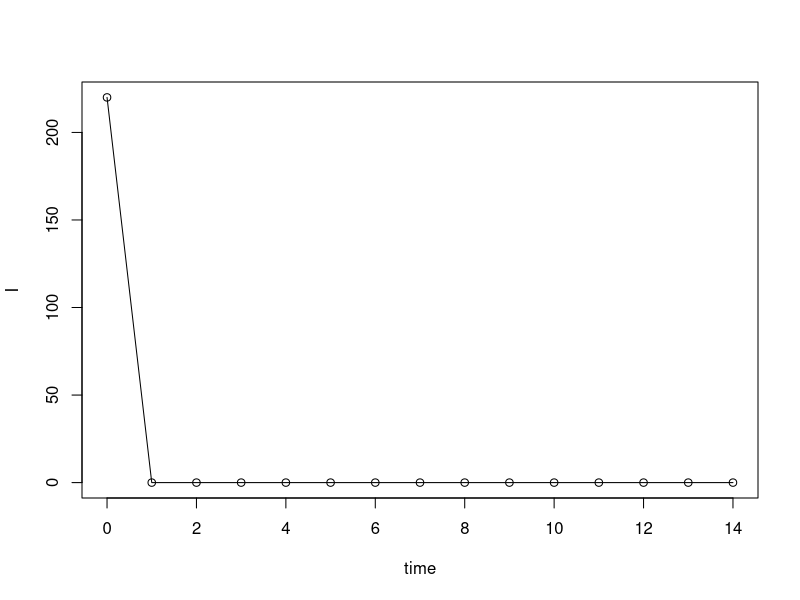

R code for this plot:
# Functions stochastic model in Dushoff et al. 2004
# Becky Borchering July 2014

## Code for Gillespie algorithm adapted from Aaron A. King's document: 
## Simulation-based inference using mechanistic models 

## SIRS model for seasonal infection model

## Markov chain transition rates:
## Event              Change                Rate
## Infection          (S,I)->(S-1,I+1)      Beta(t)*I*S/N
## Recovery           (S,I)->(S,I-1)        I/D
## Immunity loss      (S,I)->(S+1,I)        (N-S-I)/L     # Is this change right?  

# Parameter values taken from Fig 1a

parms1a <- c(N=5500,          # total population size
             L=4,								# average duration of immunity (in years)
             D=0.02, 						# mean infectious period (in years)
             beta.0=500,				# R0/D (individuals/year)
             beta.1=0.04        # scaling factor for contact function
)

parms1b <- c(N=500000,          # total population size
             L=8,								# average duration of immunity (in years)
             D=0.025, 						# mean infectious period (in years)
             beta.0=500,				# R0/D (individuals/year)
             beta.1=0.02				# scaling factor for contact function
)

# Seasonal contact function 
Beta <- function(x,B0,B1){
  B0*(1+B1*cos(2*pi*x))
}

SIRS.onestep <- function (t,x, params, ...){
  with(c(as.list(x),params),{
    
    S <- x[2]                ## susceptibles
    I <- x[3]                ## infectious individuals
    
    rates <- c(
      transmission = Beta(t,beta.0,beta.1)*I*S/N, 
      recovery = I/D, 
      immunity.loss = (N-S-I)/L 
    )
#print(c("compartments",I,S,N))
    ## connect the compartments
    transitions <- list(
      transmission = c(-1,1),
      recovery = c(0,-1),
      immunity.loss = c(1,0)
    )
    
    total.rate <- sum(rates)
    
    if (total.rate>0) {
      dt <- rexp(n=1,rate=total.rate)             # time until next event
      event <- sample.int(n=3,size=1,prob=rates)  # determines what event happens
print(rates)
print(event)
      dx <- c(dt,transitions[[event]])            # updates S and I based on the event
    } else {
      dt <- Inf
      dx <- c(dt,0,0,0)
    }
    dx
  })
}

  
SIRS.sim <- function(params, t0, times, step.fn, ...) {
    result <- matrix(nrow=length(times),ncol=3)
    colnames(result) <- c("time","S","I")
    result[,1] <- times
    t <- t0
    #x <- c(params[c("S.0","I.0")])
    
    x <- c(t0,params[c("S.0","I.0")])
##    print(x)
## time_steps = 0
    for (k in seq_along(times)) { 
   # if(x[3]>0){
      if (t < times[k]) {
        repeat {
          dx <- step.fn(t,x,params,...)
          t <- t+dx[1]
##print(x[length(x)])
##time_steps = time_steps + 1
##if (time_steps > 10) exit()
          if (t >= times[k]) {
            result[k,-1] <- x[-1]
            x <- x+dx
            break
          }
          x <- x+dx
        }
    } else {
      result[k,-1] <- x[-1]
    }  
  }
#else {break}
  result
#}
}

parms <- c(S.0=5000,I.0=220, parms1a)   #parms1a["N"]-1,I.0=1)
x <- SIRS.sim(params=parms,t0=0,times=seq(from=0,to=14),step.fn=SIRS.onestep)
plot(I~time,type='o',data=as.data.frame(x))

